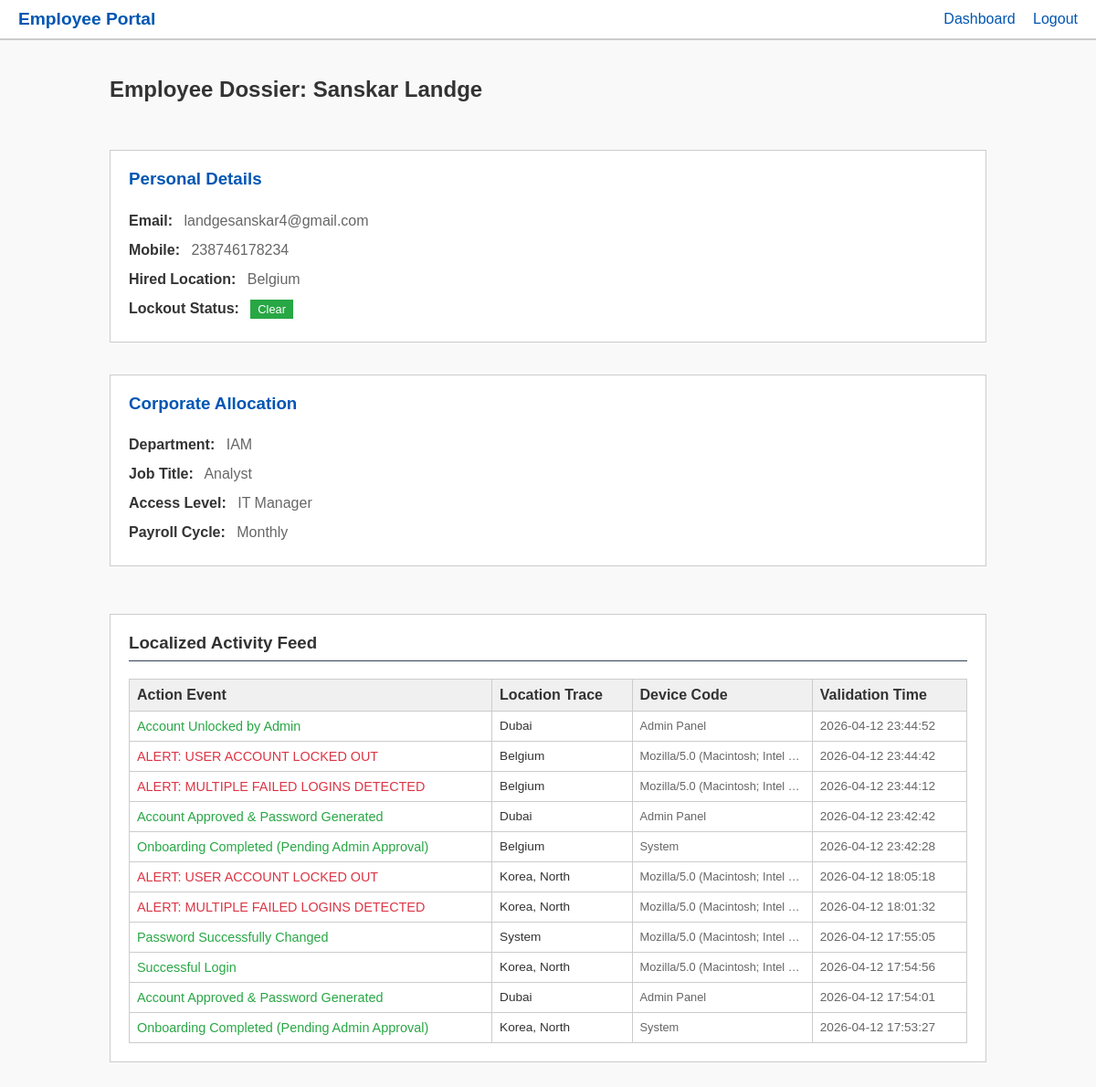
Screenshot of /admin/view_employee/3 (signed in) with the database file from the repository.
### models.py (models this page shows)
class User(db.Model):
    id = db.Column(db.Integer, primary_key=True)
    first_name = db.Column(db.String(50), nullable=False)
    last_name = db.Column(db.String(50), nullable=False)
    email = db.Column(db.String(120), unique=True, nullable=False)
    mobile = db.Column(db.String(20), nullable=False)
    department = db.Column(db.String(50))
    access_required = db.Column(db.String(100))
    location = db.Column(db.String(100), nullable=False)
    job_title = db.Column(db.String(50))
    payroll = db.Column(db.String(50))
    password = db.Column(db.String(255), nullable=True)
    password_token = db.Column(db.String(100), nullable=True)
    is_first_login = db.Column(db.Boolean, default=True)
    is_approved = db.Column(db.Boolean, default=False)
    role = db.Column(db.String(10), default='User') # 'User' or 'Admin'
    failed_attempts = db.Column(db.Integer, default=0)
    is_locked = db.Column(db.Boolean, default=False)
    lockout_timestamp = db.Column(db.DateTime, nullable=True)
    force_logout = db.Column(db.Boolean, default=False)

class ActivityLog(db.Model):
    id = db.Column(db.Integer, primary_key=True)
    user_id = db.Column(db.Integer, db.ForeignKey('user.id'), nullable=False)
    action = db.Column(db.String(100), nullable=False)
    device = db.Column(db.String(255))
    location = db.Column(db.String(100))
    timestamp = db.Column(db.DateTime, default=get_ireland_time)
    user = db.relationship('User', backref=db.backref('activities', lazy=True))

### app.py (the view)
@app.route('/admin/view_employee/<int:id>', methods=['GET'])
def view_employee(id):
    if 'user_id' not in session: return redirect(url_for('login'))
    admin = User.query.get(session['user_id'])
    if admin.role != 'Admin': return redirect(url_for('index'))
    emp = User.query.get_or_404(id)
    activities = ActivityLog.query.filter_by(user_id=emp.id).order_by(ActivityLog.timestamp.desc()).all()
    return render_template('admin_view_employee.html', emp=emp, activities=activities)

### templates/admin_view_employee.html (shortened to what this page needs)
{% extends "base.html" %}
{% block content %}
<div style="display: flex; justify-content: space-between; align-items: center; margin-bottom: 2rem;">
    <h2>Employee Dossier: {{ emp.first_name }} {{ emp.last_name }} {% if not emp.is_approved %}<span class="badge badge-warning">PENDING APPROVAL</span>{% endif %}</h2>
</div>
<div class="grid">
    <div class="card">
        <h3 style="margin-top: 0; color: var(--primary);">Personal Details</h3>
        <ul style="list-style: none; padding: 0; margin: 0; color: var(--text-muted); line-height: 2;">
            <li><strong style="margin-right: 0.5rem; color: var(--text);">Email:</strong> {{ emp.email }}</li>
            <li><strong style="margin-right: 0.5rem; color: var(--text);">Mobile:</strong> {{ emp.mobile }}</li>
            <li><strong style="margin-right: 0.5rem; color: var(--text);">Hired Location:</strong> {{ emp.location }}</li>
            <li><strong style="margin-right: 0.5rem; color: var(--text);">Lockout Status:</strong>
                {% if emp.is_locked %}
                <span class="badge badge-danger">LOCKED</span>
                {% else %}
                <span class="badge badge-success">Clear</span>
                {% endif %}
            </li>
        </ul>
    </div>
    <div class="card">
        <h3 style="margin-top: 0; color: var(--primary);">Corporate Allocation</h3>
        <ul style="list-style: none; padding: 0; margin: 0; color: var(--text-muted); line-height: 2;">
            <li><strong style="margin-right: 0.5rem; color: var(--text);">Department:</strong> {{ emp.department }}</li>
            <li><strong style="margin-right: 0.5rem; color: var(--text);">Job Title:</strong> {{ emp.job_title }}</li>
            <li><strong style="margin-right: 0.5rem; color: var(--text);">Access Level:</strong> {{ emp.access_required }}</li>
            <li><strong style="margin-right: 0.5rem; color: var(--text);">Payroll Cycle:</strong> {{ emp.payroll }}</li>
        </ul>
    </div>
</div>
<div class="card" style="margin-top: 2rem;">
    <h3 style="margin-top: 0; border-bottom: 1px solid #334155; padding-bottom: 0.5rem;">Localized Activity Feed</h3>
    {% if activities %}
    <table style="margin-top: 1rem;">
        <thead>
            <tr>
                <th>Action Event</th>
                <th>Location Trace</th>
                <th>Device Code</th>
                <th>Validation Time</th>
            </tr>
        </thead>
        <tbody>
            {% for log in activities %}
            <tr>
                <td style="{% if 'FAILED' in log.action or 'LOCKED OUT' in log.action or 'invalid' in log.action or 'IDENTIFIED' in log.action %}color: var(--danger);{% elif 'Warning' in log.action %}color: var(--warning);{% else %}color: var(--success);{% endif %} font-weight: 500; font-size: 0.9rem;">
                    {{ log.action }}
                </td>
                <td style="font-size: 0.85rem;">{{ log.location }}</td>
                <td style="font-size: 0.8rem; color: var(--text-muted); max-width: 150px; overflow: hidden; text-overflow: ellipsis; white-space: nowrap;">
                    {{ log.device }}
                </td>
                <td style="font-size: 0.85rem; color: var(--text-muted);">{{ log.timestamp.strftime('%Y-%m-%d %H:%M:%S') }}</td>
            </tr>
            {% endfor %}
        </tbody>
    </table>
    {% else %}
    <p style="color: var(--text-muted);">No activity data exists for this user.</p>
    {% endif %}
</div>
{% endblock %}

### static/styles.css (style rules this page uses)
:root { --primary: #0056b3; --primary-hover: #004085; --bg: #f9f9f9; --surface: #ffffff; --surface-hover: #e2e8f0; --text: #333333; --text-muted: #666666; --danger: #dc3545; --success: #28a745; --warning: #ffc107; }
body { margin: 0; font-family: Arial, sans-serif; background-color: #f9f9f9; color: #333333; min-height: 100vh; display: flex; flex-direction: column; }
.card { background: #ffffff; border: 1px solid #ccc; padding: 20px; margin-bottom: 20px; }
.grid { display: grid; grid-template-columns: 1fr; gap: 15px; }
table { width: 100%; border-collapse: collapse; margin-top: 10px; }
th, td { padding: 8px; text-align: left; border: 1px solid #ccc; }
th { background-color: #f0f0f0; font-weight: bold; }
.badge { padding: 3px 8px; border: 1px solid #ccc; font-size: 0.8rem; background-color: #eee; color: #000; }
.badge-success { background-color: #28a745; color: white; border: none; }

### rows the page displays
User: first_name "Sanskar", last_name "Landge", email "landgesanskar4@gmail.com", mobile "238746178234", location "Belgium", department "IAM", job_title "Analyst", access_required "IT Manager", payroll "Monthly"
ActivityLog: action "Account Unlocked by Admin", location "Dubai", device "Admin Panel", timestamp "2026-04-12 23:44:52"
ActivityLog: action "ALERT: USER ACCOUNT LOCKED OUT", location "Belgium", device "Mozilla/5.0 (Macintosh; Intel…", timestamp "2026-04-12 23:44:42"
ActivityLog: action "ALERT: MULTIPLE FAILED LOGINS DETECTED", location "Belgium", device "Mozilla/5.0 (Macintosh; Intel…", timestamp "2026-04-12 23:44:12"
ActivityLog: action "Account Approved & Password Generated", location "Dubai", device "Admin Panel", timestamp "2026-04-12 23:42:42"
ActivityLog: action "Onboarding Completed (Pending Admin Approval)", location "Belgium", device "System", timestamp "2026-04-12 23:42:28"
ActivityLog: action "ALERT: USER ACCOUNT LOCKED OUT", location "Korea, North", device "Mozilla/5.0 (Macintosh; Intel…", timestamp "2026-04-12 18:05:18"
ActivityLog: action "ALERT: MULTIPLE FAILED LOGINS DETECTED", location "Korea, North", device "Mozilla/5.0 (Macintosh; Intel…", timestamp "2026-04-12 18:01:32"
ActivityLog: action "Password Successfully Changed", location "System", device "Mozilla/5.0 (Macintosh; Intel…", timestamp "2026-04-12 17:55:05"
ActivityLog: action "Successful Login", location "Korea, North", device "Mozilla/5.0 (Macintosh; Intel…", timestamp "2026-04-12 17:54:56"
ActivityLog: action "Account Approved & Password Generated", location "Dubai", device "Admin Panel", timestamp "2026-04-12 17:54:01"
ActivityLog: action "Onboarding Completed (Pending Admin Approval)", location "Korea, North", device "System", timestamp "2026-04-12 17:53:27"
